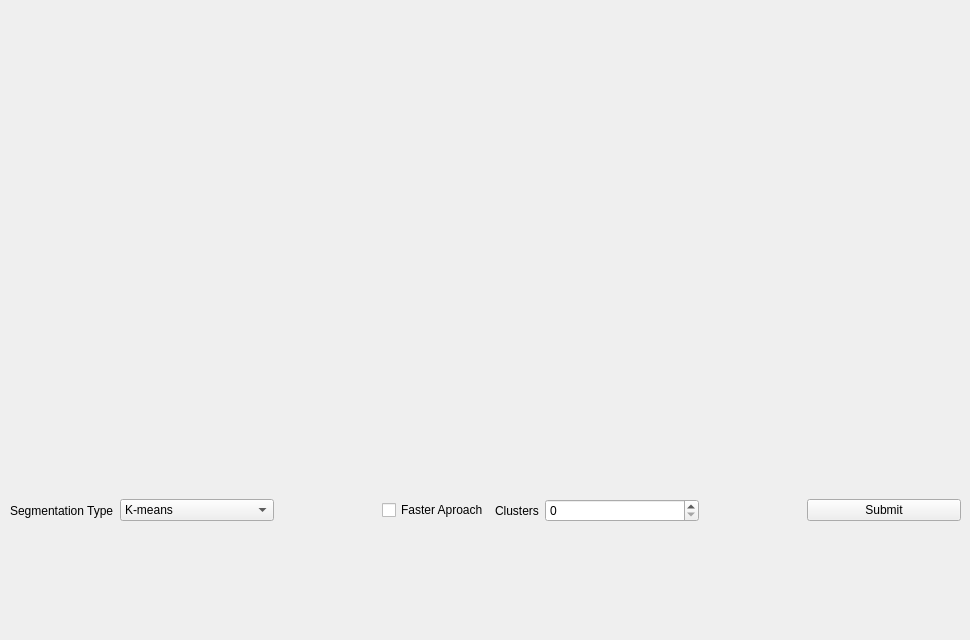
          <widget class="QWidget" name="Segmentation">
           <widget class="QWidget" name="horizontalLayoutWidget">
            <property name="geometry">
             <rect>
              <x>10</x>
              <y>0</y>
              <width>951</width>
              <height>371</height>
             </rect>
            </property>
            <layout class="QHBoxLayout" name="horizontalLayout_49">
             <item>
              <widget class="QLabel" name="before_segmentation_image">
               <property name="text">
                <string/>
               </property>
              </widget>
             </item>
             <item>
              <widget class="QLabel" name="after_segmentation_image">
               <property name="text">
                <string/>
               </property>
              </widget>
             </item>
            </layout>
           </widget>
           <widget class="QWidget" name="horizontalLayoutWidget_2">
            <property name="geometry">
             <rect>
              <x>10</x>
              <y>390</y>
              <width>951</width>
              <height>241</height>
             </rect>
            </property>
            <layout class="QHBoxLayout" name="horizontalLayout_50" stretch="0,3,2,0,0,3,2,3">
             <item>
              <widget class="QLabel" name="segmentation_type_label">
               <property name="text">
                <string>Segmentation Type</string>
               </property>
              </widget>
             </item>
             <item>
              <widget class="QComboBox" name="segmentation_type_comboBox">
               <item>
                <property name="text">
                 <string>K-means</string>
                </property>
               </item>
               <item>
                <property name="text">
                 <string>Mean Shift</string>
                </property>
               </item>
               <item>
                <property name="text">
                 <string>Region Growing</string>
                </property>
               </item>
               <item>
                <property name="text">
                 <string>Agglomerative</string>
                </property>
               </item>
              </widget>
             </item>
             <item>
              <spacer name="horizontalSpacer_22">
               <property name="orientation">
                <enum>Qt::Horizontal</enum>
               </property>
               <property name="sizeHint" stdset="0">
                <size>
                 <width>40</width>
                 <height>20</height>
                </size>
               </property>
              </spacer>
             </item>
             <item>
              <widget class="QCheckBox" name="faster_check_box">
               <property name="text">
                <string>Faster Aproach</string>
               </property>
              </widget>
             </item>
             <item>
              <widget class="QLabel" name="segmentation_label">
               <property name="text">
                <string>Clusters</string>
               </property>
              </widget>
             </item>
             <item>
              <widget class="QSpinBox" name="segmentation_spinBox"/>
             </item>
             <item>
              <spacer name="horizontalSpacer_23">
               <property name="orientation">
                <enum>Qt::Horizontal</enum>
               </property>
               <property name="sizeHint" stdset="0">
                <size>
                 <width>40</width>
                 <height>20</height>
                </size>
               </property>
              </spacer>
             </item>
             <item>
              <widget class="QPushButton" name="submit_segmentation_btn">
               <property name="text">
                <string>Submit</string>
               </property>
              </widget>
             </item>
            </layout>
           </widget>
          </widget>
